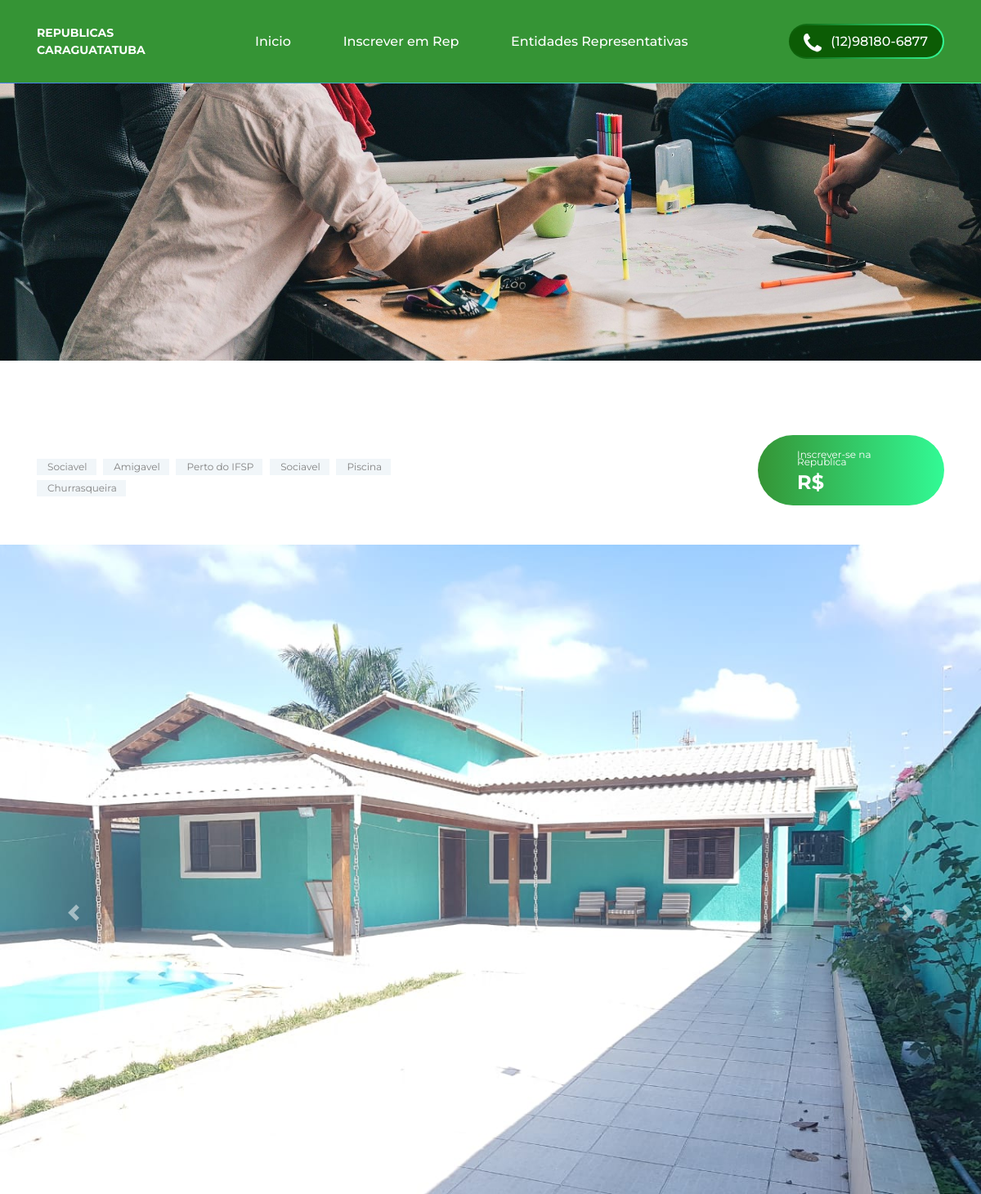
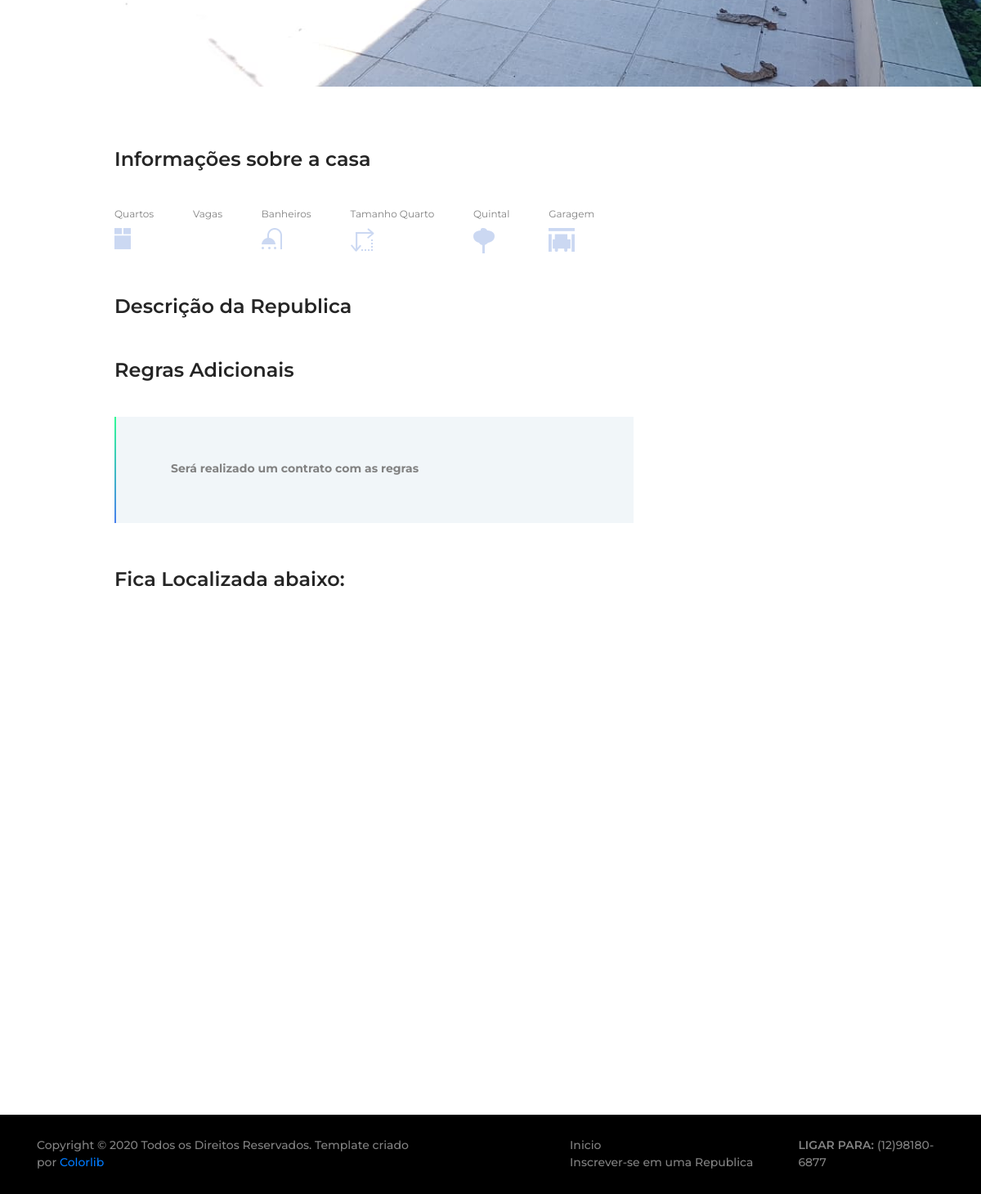
Screenshot of /republica.php?republica=3 with the database file from the repository (2 pictures, top to bottom).
### tables this page shows
CREATE TABLE `republica_imagens` (
  `id` int(11) NOT NULL,
  `principal` tinyint(1) DEFAULT NULL,
  `imagem` varchar(250) DEFAULT NULL,
  `fk_republica` int(11) DEFAULT NULL
);

CREATE TABLE `republica_regras` (
  `id` int(11) NOT NULL,
  `regra` varchar(250) DEFAULT NULL,
  `fk_republica` int(11) NOT NULL
);

### Model/functions.php (called while the page is built, shortened)
<?php
function ConsultaRepublica($id){
    $consulta = selecionar("SELECT rep_responsavel.nome,rep_responsavel.email, rep_responsavel.idade, republica.*, bairro ,rep_tipo.tipo,
    IF(republica.esgotado=1,'<a href=#><strong style=color:red>ESGOTADO</strong></a>',republica.valor_total) as valor_total
    FROM republica_info as republica
    LEFT JOIN republica_tipo as rep_tipo ON rep_tipo.id = republica.fk_republica_tipo
    RIGHT JOIN republica_responsavel as rep_responsavel ON rep_responsavel.id = republica.fk_responsavel
   WHERE republica.id=$id AND republica.ativo=1");
return $consulta;
}
function ConsultaFotosRepublica($id){
    $consulta = selecionar("SELECT republica.id,imagens.principal, republica.titulo,imagens.imagem,republica.valor_total, republica.qtd_quartos, republica.qtd_banheiros, republica.qtd_garagem FROM republica_info as republica
    LEFT JOIN republica_imagens as imagens ON  imagens.fk_republica = republica.id WHERE republica.id=$id;");
return $consulta;
}
function ConsultaTagsRepublica($id){
    $consulta = selecionar("SELECT rep_tag.nome_tag FROM republica_info as republica
    LEFT JOIN republica_tags as rep_tag ON rep_tag.fk_republica = republica.id
    WHERE republica.id=$id");
return $consulta;
}
function ConsultaRegrasRepublica($id){
    $consulta = selecionar("SELECT rep_regras.regra FROM republica_info as republica
    LEFT JOIN republica_regras as rep_regras ON rep_regras.fk_republica = republica.id
    WHERE republica.id=$id");
return $consulta;
}
?>

### Model/crud.php (called while the page is built, shortened)
<?php
function abrirConexao() {
    $conexao = @mysqli_connect(SERVIDOR, USUARIO, SENHA, BANCO) or die(mysqli_connect_error());
    mysqli_set_charset($conexao, CHARSET);
    return $conexao;
}
function executar($sql, $id = false) {
    $conexao = abrirConexao();
    $qry = @mysqli_query($conexao, $sql) or die(@mysqli_error($conexao));
    return $qry;
}
function selecionar($sql) {
    $qry = executar($sql);
    if (!mysqli_num_rows($qry))
        return false;
    else {
        while ($linha = @mysqli_fetch_assoc($qry)) {
            $dados[] = $linha;
        }
        return $dados;
    }
}

### republica.php (the view, shortened to what this page needs)
<?php
include "Model/crud.php";
include "Model/functions.php";
include "Model/estrutura_site.php";
if(isset($_GET['republica'])){
	$republica = ConsultaRepublica($_GET['republica']);
}else{
iniciar_site("REPUBLICAS");
}
?>
<div class="super_container">
	<?php include "includes/header_menu.php"; ?>
	<?php include "includes/home_search.php";
	if(isset($_GET['republica'])):
		$id_republica = $_GET['republica'];
	$republica = ConsultaRepublica($_GET['republica']);
	if($republica):
	?>
	<div class="intro">
		<div class="container">
			<div class="row">
			<div class="col ">
					<div class="intro_content d-flex flex-lg-row flex-column align-items-start justify-content-start">
						<div class="intro_title_container">
							<div class="intro_tags">
								<ul>
								  <?php if(isset($id_republica)):
									$tags_rep = ConsultaTagsRepublica($id_republica);
									foreach($tags_rep as $tag_rep):
									?>
									<li><a href="#"><?php echo $tag_rep['nome_tag']; ?></a></li>
									<?php endforeach; endif; ?>
								</ul>
							</div>
						</div>
						<a href="inscrever_se.php?republica=<?php echo $id_republica; ?>" class="link" >
						<div class="intro_price_container ml-lg-auto d-flex flex-column align-items-start justify-content-center">
						<div>Inscrever-se na Republica</div>
							<div class="intro_price">R$ <?php echo $republica[0]['valor_total']; ?></div>
						</div>
						</a>
						</div>
						</div>
				</div>
			</div>
		</div>
<center>
 <div class="bd-example">
  <?php
		$rep_imagens = ConsultaFotosRepublica($id_republica);
?>
<div id="carouselExampleFade" class="carousel slide carousel-fade" data-ride="carousel">
  <div class="carousel-inner">
  <?php   foreach($rep_imagens as $rep_imagem):
	if($rep_imagem['principal']==1){
	?>
  <div class="carousel-item active">
      <img class="d-block w-100" data-src="holder.js/800x400?auto=yes&amp;bg=777&amp;fg=555&amp;text=Primeiro Slide" alt="Primeiro Slide [800x400]" src="<?php echo $rep_imagens[0]['imagem']; ?>" data-holder-rendered="true">
    </div>
	<?php }else{ ?>
    <div class="carousel-item">
      <img class="d-block w-100" data-src="holder.js/800x400?auto=yes&amp;bg=666&amp;fg=444&amp;text=Segundo Slide" alt="Segundo Slide [800x400]" src="<?php echo $rep_imagem['imagem']; ?>" data-holder-rendered="true">
    </div>
 <?php } endforeach;  ?>
  </div>
  <a class="carousel-control-prev" href="#carouselExampleFade" role="button" data-slide="prev">
    <span class="carousel-control-prev-icon" aria-hidden="true"></span>
  </a>
  <a class="carousel-control-next" href="#carouselExampleFade" role="button" data-slide="next">
    <span class="carousel-control-next-icon" aria-hidden="true"></span>
  </a>
</div>
</div>
</center>
	<div class="property">
		<div class="container">
			<div class="row">
				<div class="col-lg-7 offset-lg-1">
					<div class="property_content">
						<div class="property_icons">
							<div class="property_title">Informações sobre a casa</div>
							<div class="property_rooms d-flex flex-sm-row flex-column align-items-start justify-content-start">
								<div class="property_room">
									<div class="property_room_title">Quartos</div>
									<div class="property_room_content d-flex flex-row align-items-center justify-content-start">
										<div class="room_icon"><img src="images/room_1.png" alt=""></div>
									</div>
								</div>
								<div class="property_room">
									<div class="property_room_title">Vagas</div>
									<div class="property_room_content d-flex flex-row align-items-center justify-content-start">
									</div>
								</div>
								<div class="property_room">
									<div class="property_room_title">Banheiros</div>
									<div class="property_room_content d-flex flex-row align-items-center justify-content-start">
										<div class="room_icon"><img src="images/room_2.png" alt=""></div>
									</div>
								</div>
								<div class="property_room">
									<div class="property_room_title">Tamanho Quarto</div>
									<div class="property_room_content d-flex flex-row align-items-center justify-content-start">
										<div class="room_icon"><img src="images/room_3.png" alt=""></div>
									</div>
								</div>
								<div class="property_room">
									<div class="property_room_title">Quintal</div>
									<div class="property_room_content d-flex flex-row align-items-center justify-content-start">
										<div class="room_icon"><img src="images/room_4.png" alt=""></div>
									</div>
								</div>
								<div class="property_room">
									<div class="property_room_title">Garagem</div>
									<div class="property_room_content d-flex flex-row align-items-center justify-content-start">
										<div class="room_icon"><img src="images/room_5.png" alt=""></div>
									</div>
								</div>
							</div>
						</div>
						<div class="property_description">
							<div class="property_title">Descrição da Republica</div>
						</div>
						<div class="additional_details">
							<div class="property_title">Regras Adicionais</div>
							<div class="details_container">
								<ul>
								<?PHP
								$regras = ConsultaRegrasRepublica($id_republica);
								foreach($regras as $regra): ?>
            				<li><strong><?php echo $regra['regra']; ?></strong></li>
								<?PHP endforeach; ?>
			</ul>
							</div>
						</div>
						<div class="property_map">
							<div class="property_title">Fica Localizada abaixo:</div>
							<div class="property_map_container">
								<div id="google_map" class="google_map">
									<div class="map_container">
								</div>
								</div>
							</div>
						</div>
					</div>
				</div>
			</div>
		</div>
	</div>
	<?php
	endif;
endif;
?>
	<?php include "includes/footer.php"; ?>

### styles/property.css (style rules this page uses)
* { margin: 0; padding: 0; -webkit-font-smoothing: antialiased; -webkit-text-shadow: rgba(0,0,0,.01) 0 0 1px; text-shadow: rgba(0,0,0,.01) 0 0 1px; }
body { font-family: 'Montserrat', sans-serif; font-size: 14px; font-weight: 400; background: #FFFFFF; color: #a5a5a5; }
div { display: block; position: relative; -webkit-box-sizing: border-box; -moz-box-sizing: border-box; box-sizing: border-box; }
ul { list-style: none; margin-bottom: 0px; }
a, a:hover, a:visited, a:active, a:link { text-decoration: none; -webkit-font-smoothing: antialiased; -webkit-text-shadow: rgba(0,0,0,.01) 0 0 1px; text-shadow: rgba(0,0,0,.01) 0 0 1px; }
.super_container { width: 100%; overflow: hidden; }
.intro { padding-top: 91px; background: #FFFFFF; }
.intro_content { padding-bottom: 48px; }
.intro_tags { margin-top: 28px; }
.intro_tags ul li { display: inline-block; height: 20px; background: #f1f6f9; margin-bottom: 5px; -webkit-transition: all 200ms ease; -moz-transition: all 200ms ease; -ms-transition: all 200ms ease; -o-transition: all 200ms ease; transition: all 200ms ease; }
.intro_tags ul li:not(:last-child) { margin-right: 5px; }
.intro_tags ul li a { display: block; padding-left: 13px; padding-right: 11px; line-height: 20px; color: #838383; font-size: 12px; -webkit-transition: all 200ms ease; -moz-transition: all 200ms ease; -ms-transition: all 200ms ease; -o-transition: all 200ms ease; transition: all 200ms ease; }
.intro_price_container { height: 86px; padding-left: 48px; padding-right: 43px; background: linear-gradient(to right, #359435, #32fa95); border-radius: 43px; }
.intro_price_container > div:first-child { font-size: 12px; font-weight: 400; color: #FFFFFF; line-height: 0.75; }
.intro_price { font-size: 24px; font-weight: 700; color: #FFFFFF; line-height: 0.75; margin-top: 12px; }
.property { z-index: 1; padding-bottom: 60px; }
.property_content { padding-top: 60px; }
.property_title { font-size: 24px; font-weight: 600; color: #252525; }
.property_rooms { margin-top: 40px; }
.property_room { flex-grow: 1; }
.property_room_content { margin-top: 8px; }
.property_room_title, .room_num { font-size: 12px; font-weight: 400; color: #828282; }
.property_description { margin-top: 47px; }
.additional_details { margin-top: 42px; }
.details_container { width: 100%; background: #f1f6f9; margin-top: 39px; padding-top: 55px; padding-left: 69px; padding-bottom: 58px; }
.details_container::after { display: block; position: absolute; top: 0; left: 0; width: 2px; height: 100%; background: linear-gradient(to bottom, #32fa95, #487fee); content: ''; }
.details_container ul li { font-size: 14px; font-weight: 400; color: #828282; line-height: 1.2; }
.property_map { margin-top: 51px; }
.property_map_container { width: 100%; height: 472px; margin-top: 46px; }
.google_map { width: 100%; height: 100%; }
.map_container { width: 100%; height: 100%; overflow: hidden; }

### styles/properties.css (style rules this page uses)
* { margin: 0; padding: 0; -webkit-font-smoothing: antialiased; -webkit-text-shadow: rgba(0,0,0,.01) 0 0 1px; text-shadow: rgba(0,0,0,.01) 0 0 1px; }
body { font-family: 'Montserrat', sans-serif; font-size: 14px; font-weight: 400; background: #FFFFFF; color: #a5a5a5; }
div { display: block; position: relative; -webkit-box-sizing: border-box; -moz-box-sizing: border-box; box-sizing: border-box; }
ul { list-style: none; margin-bottom: 0px; }
a, a:hover, a:visited, a:active, a:link { text-decoration: none; -webkit-font-smoothing: antialiased; -webkit-text-shadow: rgba(0,0,0,.01) 0 0 1px; text-shadow: rgba(0,0,0,.01) 0 0 1px; }
.super_container { width: 100%; overflow: hidden; }
.property { width: 100%; margin-bottom: 59px; -webkit-transition: all 200ms ease; -moz-transition: all 200ms ease; -ms-transition: all 200ms ease; -o-transition: all 200ms ease; transition: all 200ms ease; }
.property_title { margin-top: 11px; }

### rows the page displays
republica_imagens: imagem (picture)
republica_regras: regra "Será realizado um contrato com as regras"

### other values shown
$tag_rep['nome_tag'] "Sociavel"
$tag_rep['nome_tag'] "Amigavel"
$tag_rep['nome_tag'] "Perto do IFSP"
$tag_rep['nome_tag'] "Piscina"
$tag_rep['nome_tag'] "Churrasqueira"
